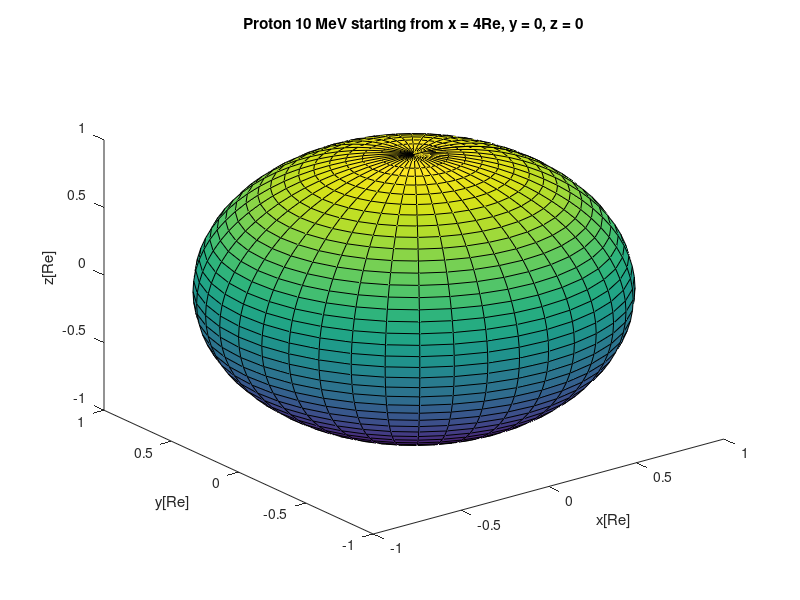

Here is the MATLAB script that generated this plot:
close all;
clear all;

global B0; global q; global m; global Re; global dt; 

% parameters
e = 1.602176565e-19; % Elementary charge (Coulomb)
m_pr = 1.672621777e-27; % Proton mass (kg)
m_el = 9.10938291e-31; % Electron mass (kg)
c = 299792458; % speed of light (m/s)
% Earth parameters
B0 = 3.07e-5 % Tesla
Re = 6378137 % meter (Earth radius)

% use electron/proton
m = m_pr % we choose proton, change to m_el when simulating electron
q = e % positive charge, change to -e when simulating electron

% Trajectory of a proton with 10MeV kinetic energy in dipole field
K = 1e7    % kinetic energy in eV
K = K*e;   % convert to Joule
% Find corresponding speed:
v_mod = c/sqrt(1+(m*c^2)/K) 
% initial position: equatorial plane 4Re from Earth
x0 = 4*Re*rand(); 
y0 = 0; 
z0 = 0;

pitch_angle = 30.0 * rand() %  initial angle between velocity and mag.field (degrees)

% initial velocity
u0 = 0.0;
v0 = v_mod*sin(pitch_angle*pi/180)*rand();
w0 = v_mod*cos(pitch_angle*pi/180)*rand();

dt = 0.01;
tfin = 250 % in s
time = 0:dt:tfin;
%[x_sol,t] = lsode('Newton_Lorenz',[x0 ;y0; z0; u0; v0; w0],time); % solve equation of motion *** Octave ***
%[t,x_sol] = ode45('Newton_Lorenz',time,[x0 ;y0; z0; u0; v0; w0]) % use this for *** Matlab ****

x_sol = zeros(tfin/dt+1,6);
x_sol(1,1) = x0;
x_sol(1,2) = y0;
x_sol(1,3) = z0;
x_sol(1,4) = u0;
x_sol(1,5) = v0;
x_sol(1,6) = w0;

qom = q/m;

for i = 1:1:tfin/dt
	% calculate 3 Cartesian components of the magnetic field
	fac1 =  -B0*Re^3/(x_sol(i,1)^2 + x_sol(i,2)^2 + x_sol(i,3)^2)^2.5;
	Bx = 3*x_sol(i,1)*x_sol(i,3)*fac1;
	By = 3*x_sol(i,2)*x_sol(i,3)*fac1;
	Bz = (2*x_sol(i,3)^2 -x_sol(i,1)^2- x_sol(i,2)^2)*fac1;
	Ex = 0.0;
	Ey = 0.0;
	Ez = 0.0;

%    B_sq=Bx*Bx+By*By+Bz*Bz;
%    f1=tan(qom*(dt/2)*sqrt(B_sq))/sqrt(B_sq);
%    f2=2*f1/(1+f1.^2*B_sq);
%
%    vxstar2 = x_sol(i,4)+qom*Ex*0.5*dt;
%    vystar2 = x_sol(i,5)+qom*Ey*0.5*dt;
%    vzstar2 = x_sol(i,6)+qom*Ez*0.5*dt;
%
%    vxpr = vxstar2+f1*(vystar2*Bz-By*vzstar2);
%	vypr = vystar2+f1*(-vxstar2*Bz+vzstar2*Bx);
%    vzpr = vzstar2+f1*(vxstar2*By-vystar2*Bx);
%	vxplus = vxstar2+f2*(vypr*Bz-vzpr*By);
%	vyplus = vystar2+f2*(-vxpr*Bz+vzpr*Bx);
%	vzplus = vzstar2+f2*(vxpr*By-vypr*Bx);       
%	
%    x_sol(i+1,4) = vxplus+qom*0.5*dt*Ex;
%    x_sol(i+1,5) = vyplus+qom*0.5*dt*Ey;
%	x_sol(i+1,6) = vzplus+qom*0.5*dt*Ez;

	k = qom * 0.5 * dt;
	tx = k * Bx;
	ty = k * By;
	tz = k * Bz;
    t_mag2 = tx * tx + ty * ty + tz * tz;

	sx = (2.0 * tx) / (1.0 + t_mag2);
	sy = (2.0 * ty) / (1.0 + t_mag2);
	sz = (2.0 * tz) / (1.0 + t_mag2);

	v_minusx = x_sol(i,4) + k * Ex;
	v_minusy = x_sol(i,5) + k * Ey;
	v_minusz = x_sol(i,6) + k * Ez;

	v_primex = v_minusx + (v_minusy * tz - v_minusz * ty);
	v_primey = v_minusy + (v_minusz * tx - v_minusx * tz);
	v_primez = v_minusz + (v_minusx * ty - v_minusy * tx);

	v_plusx = v_minusx + (v_primey * sz - v_primez * sy);
	v_plusy = v_minusy + (v_primez * sx - v_primex * sz);
	v_plusz = v_minusz + (v_primex * sy - v_primey * sx);

	x_sol(i+1,4) = v_plusx + k * Ex;
	x_sol(i+1,5) = v_plusy + k * Ey;
	x_sol(i+1,6) = v_plusz + k * Ez;

	x_sol(i+1,1) = x_sol(i,1) + x_sol(i+1,4) * dt; % dx/dt = u
	x_sol(i+1,2) = x_sol(i,2) + x_sol(i+1,5) * dt; % dy/dt = v
	x_sol(i+1,3) = x_sol(i,3) + x_sol(i+1,6) * dt; % dz/dt = w

end

% plots
plot3(x_sol(:,1)/Re,x_sol(:,2)/Re,x_sol(:,3)/Re,'r'); % plot trajectory in 3D
xlabel('x[Re]')
ylabel('y[Re]')
zlabel('z[Re]')
title('Proton 10 MeV starting from x = 4Re, y = 0, z = 0')
hold on;
sphere(40);
hold off;

%plot(time,0.5*m*(x_sol(:,4).^2 + x_sol(:,5).^2 + x_sol(:,6).^2))

